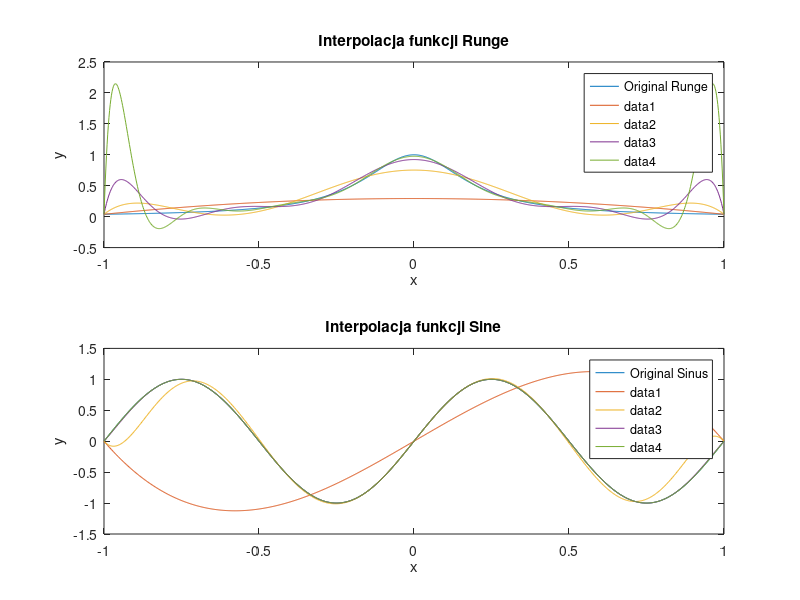

This figure's MATLAB source:
function [V, original_Runge, original_sine, interpolated_Runge, interpolated_sine] = zadanie1()
% Rozmiar tablic komórkowych (cell arrays) V, interpolated_Runge, interpolated_sine: [1,4].
% V{i} zawiera macierz Vandermonde wyznaczoną dla liczby węzłów interpolacji równej N(i)
% original_Runge - wektor wierszowy zawierający wartości funkcji Runge dla wektora x_fine=linspace(-1, 1, 1000)
% original_sine - wektor wierszowy zawierający wartości funkcji sinus dla wektora x_fine
% interpolated_Runge{i} stanowi wierszowy wektor wartości funkcji interpolującej
%       wyznaczonej dla funkcji Runge (wielomian stopnia N(i)-1) w punktach x_fine
% interpolated_sine{i} stanowi wierszowy wektor wartości funkcji interpolującej
%       wyznaczonej dla funkcji sinus (wielomian stopnia N(i)-1) w punktach x_fine
N = 4:4:16;
x_fine = linspace(-1, 1, 1000);
original_Runge = 1 ./ (1 + 25 * x_fine.^2);


subplot(2,1,1);

plot(x_fine, original_Runge, 'DisplayName', 'Original Runge');
xlabel('x');
ylabel('y');

title('Interpolacja funkcji Runge');
hold on;
for i = 1:length(N)
    V{i} = vandermonde_matrix(N(i));% macierz Vandermond
    x_coarse = linspace(-1, 1, N(i));% węzły interpolacji
    y_runge = 1 ./ (1 + 25 * x_coarse.^2); % wartości funkcji interpolowanej w węzłach interpolacji
    
    c_runge = V{i} \ y_runge'; % współczynniki wielomianu interpolującego
    interpolated_Runge{i} = polyval(flipud(c_runge), x_fine); % interpolacja || polyval - funkcja do wyznaczania wartości wielomianu
    plot (x_fine, interpolated_Runge{i})
end
legend show;
hold off

original_sine = sin(2 * pi * x_fine);
subplot(2,1,2);

plot(x_fine, original_sine, 'DisplayName', 'Original Sinus');
xlabel('x');
ylabel('y');
title('Interpolacja funkcji Sine');
hold on;
for i = 1:length(N)
    x_coarse = linspace(-1, 1, N(i));
    y_sine = sin(2 * pi * x_coarse);
    c_sine = V{i} \ y_sine';
    interpolated_sine{i} = polyval(flipud(c_sine), x_fine);
    plot (x_fine, interpolated_sine{i})
end
legend show;
hold off
saveas(gcf, 'zadanie1.png');
end

function V = vandermonde_matrix(N)
% Generuje macierz Vandermonde dla N równomiernie rozmieszczonych w przedziale [-1, 1] węzłów interpolacji
x_coarse = linspace(-1,1,N);
V = fliplr(vander(x_coarse));
end
